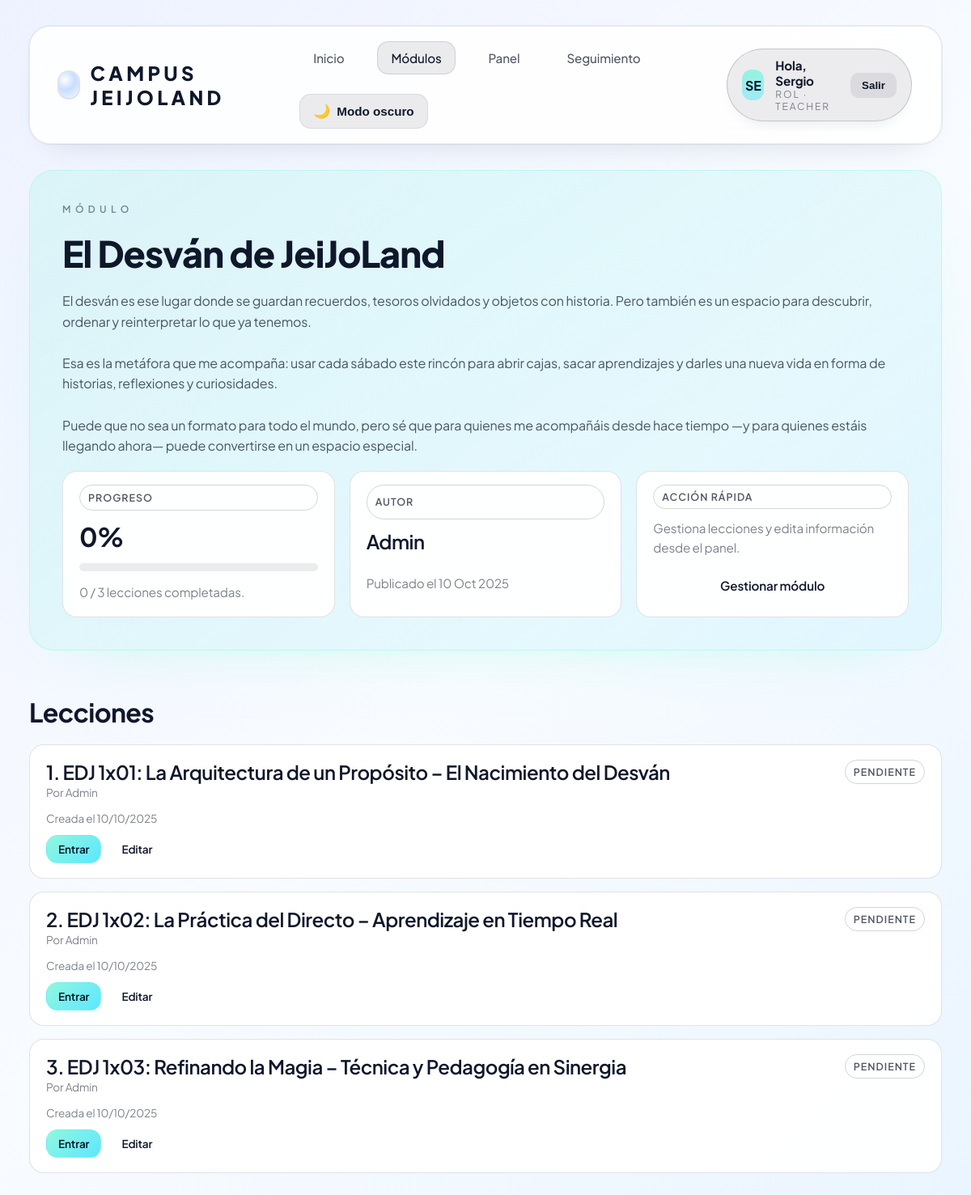
The app's page /?a=view_module&id=1 (signed in) with its own data.
### tables this page shows
CREATE TABLE modules (
    id INTEGER PRIMARY KEY AUTOINCREMENT,
    title TEXT NOT NULL,
    description TEXT DEFAULT '',
    created_by INTEGER NOT NULL,
    created_at TEXT NOT NULL DEFAULT (datetime('now')), is_active INTEGER NOT NULL DEFAULT 1,
    FOREIGN KEY(created_by) REFERENCES users(id)
  );

CREATE TABLE users (
    id INTEGER PRIMARY KEY AUTOINCREMENT,
    email TEXT UNIQUE NOT NULL,
    name TEXT NOT NULL,
    role TEXT NOT NULL CHECK(role IN ('teacher','student','admin')),
    pass_hash TEXT NOT NULL,
    created_at TEXT NOT NULL DEFAULT (datetime('now'))
  );

CREATE TABLE lessons (
    id INTEGER PRIMARY KEY AUTOINCREMENT,
    module_id INTEGER NOT NULL,
    title TEXT NOT NULL,
    content_html TEXT DEFAULT '',
    video_url TEXT DEFAULT '',
    created_by INTEGER NOT NULL,
    created_at TEXT NOT NULL DEFAULT (datetime('now')), sort_order INTEGER NOT NULL DEFAULT 0,
    FOREIGN KEY(module_id) REFERENCES modules(id),
    FOREIGN KEY(created_by) REFERENCES users(id)
  );

### auth.php (called while the page is built, shortened)
<?php
function current_user(){ return $_SESSION['user'] ?? null; }
?>

### views/module.php (the view, shortened to what this page needs)
<?php
$module = $module ?? null;
$lessons = $lessons ?? [];
$completedLessons = $completedLessons ?? [];
$total = count($lessons);
$completed = 0;
$pct = $total ? round(($completed / $total) * 100) : 0;
$isTeacher = in_array(current_user()['role'], ['teacher','admin'], true);
?>
<section class="hero">
  <div class="subtitle">Módulo</div>
  <h1><?php echo htmlspecialchars($module['title']); ?></h1>
  <p><?php echo nl2br(htmlspecialchars($module['description'] ?? '')); ?></p>
  <div class="module-progress-grid">
    <div class="module-progress-card">
      <span class="chip outline">Progreso</span>
      <h2><?php echo $pct; ?>%</h2>
      <div class="progress-bar"><span style="transform: scaleX(<?php echo $total > 0 ? min(1, $completed / $total) : 0; ?>);"></span></div>
      <p class="muted"><?php echo $completed; ?> / <?php echo $total; ?> lecciones completadas.</p>
    </div>
    <div class="module-progress-card">
      <span class="chip outline">Autor</span>
      <h3><?php echo htmlspecialchars($module['author']); ?></h3>
      <p class="muted">Publicado el <?php echo date('d M Y', strtotime($module['created_at'] ?? 'now')); ?></p>
    </div>
    <?php if ($isTeacher): ?>
      <div class="module-progress-card">
        <span class="chip outline">Acción rápida</span>
        <p class="muted">Gestiona lecciones y edita información desde el panel.</p>
        <a class="button secondary" href="?a=admin#module-<?php echo $module['id']; ?>">Gestionar módulo</a>
      </div>
    <?php endif; ?>
  </div>
</section>
<section class="grid" style="margin-top:32px; gap:20px;">
  <h2>Lecciones</h2>
  <?php if (!$lessons): ?>
    <div class="empty">Todavía no se han creado lecciones para este módulo.</div>
  <?php else: ?>
    <div class="lesson-list">
      <?php foreach ($lessons as $lesson):
        $isCompleted = in_array($lesson['id'], $completedLessons, true);
      ?>
        <article class="lesson-card <?php echo $isCompleted ? 'completed' : ''; ?>">
          <header>
            <div>
              <h3><?php echo htmlspecialchars($lesson['title']); ?></h3>
              <p class="muted" style="font-size:0.85rem;">Por <?php echo htmlspecialchars($lesson['author']); ?></p>
            </div>
            <span class="chip <?php echo $isCompleted ? 'success' : 'outline'; ?>"><?php echo $isCompleted ? 'Completada' : 'Pendiente'; ?></span>
          </header>
          <div class="muted" style="font-size:0.85rem;">Creada el <?php echo date('d/m/Y', strtotime($lesson['created_at'] ?? 'now')); ?></div>
          <div class="actions">
            <a class="button small" href="?a=view_lesson&id=<?php echo $lesson['id']; ?>">Entrar</a>
            <?php if ($isTeacher): ?>
              <a class="button secondary small" href="?a=admin#module-<?php echo $module['id']; ?>">Editar</a>
            <?php endif; ?>
          </div>
        </article>
      <?php endforeach; ?>
    </div>
  <?php endif; ?>
</section>

### records on screen
modules: title "El Desván de JeiJoLand", description "El desván es ese lugar donde se guardan recuerdos, tesoros olvidados y objetos con historia. Pero también es un espacio para descubrir, ordenar y reinterpretar lo que ya tenemos. Esa es la metáfora que me acompaña: usar cada sábado este rincón para abrir cajas, sacar aprendizajes y darles una nueva vida en forma de historias, reflexiones y curiosidades. Puede que no sea un formato para todo el mundo, pero sé que para quienes me acompañáis desde hace tiempo —y para quienes estáis llegando ahora— puede convertirse en un espacio especial.", created_by.name "Admin", created_at "10 Oct 2025"
lessons: title "1. EDJ 1x01: La Arquitectura de un Propósito – El Nacimiento del Desván", created_by.name "Admin", shows "PENDIENTE", created_at "10/10/2025"
lessons: title "2. EDJ 1x02: La Práctica del Directo – Aprendizaje en Tiempo Real", created_by.name "Admin", shows "PENDIENTE", created_at "10/10/2025"
lessons: title "3. EDJ 1x03: Refinando la Magia – Técnica y Pedagogía en Sinergia", created_by.name "Admin", shows "PENDIENTE", created_at "10/10/2025"

### other values on screen
substr($u['name'], 0, 2) "SE"
$u['name'] "Sergio"
$u['role'] "TEACHER"
$pct "0"
$completed "0"
$total "3"
